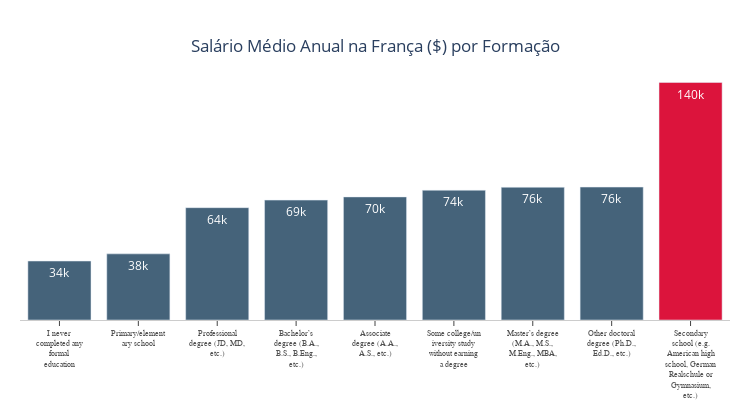

Source (notebook cell):
### Code cell
colors = ['rgb(69,99,122)'] * 9
colors[8] = 'crimson'
fig = go.Figure(go.Bar(
    x=France['EdLevel'], 
    y=France['ConvertedComp'], 
    text=France['ConvertedComp']))
fig.update_traces(
    texttemplate='%{text:.2s}', 
    textposition='inside', 
    marker_color=colors
    )
fig.update_layout(
    width=750, 
    height=400,
    title={
        'text': 'Salário Médio Anual na França ($) por Formação', 
        'y':0.9,
        'x':0.5,
        'xanchor': 'center', 
        'yanchor': 'top'},
    xaxis=dict(
        showticklabels=True,
        linecolor='rgb(204, 204, 204)',
        ticks='outside',
        tickfont=dict(
            family='Arial',
            size=8,
            color='rgb(82, 82, 82)',
        ),
    ),
    yaxis=dict(
        showticklabels=False,
    ),
    margin=dict(
        autoexpand=False,
        l=20,
        r=20,
        t=70,
    ),
    showlegend=False,
    plot_bgcolor='white'
)
fig.show()

### Figure 1 — Plotly figure (JSON) as saved in the notebook; plotly's stock layout.template omitted (floating-point values rounded to 4 significant figures)
{"data": [{"marker": {"color": ["rgb(69,99,122)", "rgb(69,99,122)", "rgb(69,99,122)", "rgb(69,99,122)", "rgb(69,99,122)", "rgb(69,99,122)", "rgb(69,99,122)", "rgb(69,99,122)", "crimson"]}, "text": [33730.0, 37834, 64260.0, 68570.0, 70400.0, 74230.0, 75920.0, 76020.0, 135800.0], "textposition": "inside", "texttemplate": "%{text:.2s}", "type": "bar", "x": ["I never<br>completed any<br>formal<br>education", "Primary/element<br>ary school", "Professional<br>degree (JD, MD,<br>etc.)", "Bachelor’s<br>degree (B.A.,<br>B.S., B.Eng.,<br>etc.)", "Associate<br>degree (A.A.,<br>A.S., etc.)", "Some college/un<br>iversity study<br>without earning<br>a degree", "Master’s degree<br>(M.A., M.S.,<br>M.Eng., MBA,<br>etc.)", "Other doctoral<br>degree (Ph.D.,<br>Ed.D., etc.)", "Secondary<br>school (e.g.<br>American high<br>school, German<br>Realschule or<br>Gymnasium,<br>etc.)"], "y": [33730.0, 37834, 64260.0, 68570.0, 70400.0, 74230.0, 75920.0, 76020.0, 135800.0]}], "layout": {"height": 400, "margin": {"autoexpand": false, "l": 20, "r": 20, "t": 70}, "plot_bgcolor": "white", "showlegend": false, "title": {"text": "Salário Médio Anual na França ($) por Formação", "x": 0.5, "xanchor": "center", "y": 0.9, "yanchor": "top"}, "width": 750, "xaxis": {"linecolor": "rgb(204, 204, 204)", "showticklabels": true, "tickfont": {"color": "rgb(82, 82, 82)", "family": "Arial", "size": 8}, "ticks": "outside"}, "yaxis": {"showticklabels": false}}}
